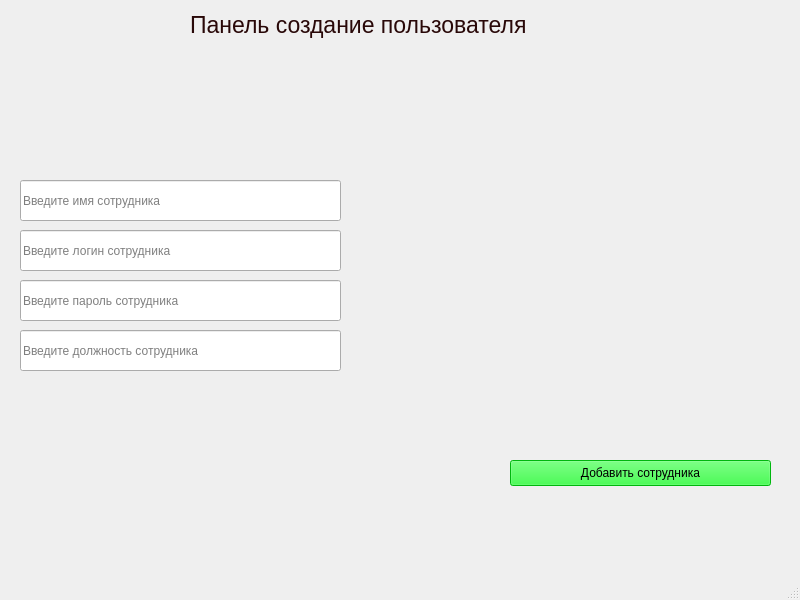
<?xml version="1.0" encoding="UTF-8"?>
<ui version="4.0">
 <class>AddUsersWindow</class>
 <widget class="QMainWindow" name="AddUsersWindow">
  <property name="geometry">
   <rect>
    <x>0</x>
    <y>0</y>
    <width>800</width>
    <height>600</height>
   </rect>
  </property>
  <property name="windowTitle">
   <string>MainWindow</string>
  </property>
  <widget class="QWidget" name="centralwidget">
   <widget class="QLabel" name="labelTitlWindow">
    <property name="enabled">
     <bool>false</bool>
    </property>
    <property name="geometry">
     <rect>
      <x>190</x>
      <y>0</y>
      <width>371</width>
      <height>51</height>
     </rect>
    </property>
    <property name="font">
     <font>
      <pointsize>17</pointsize>
     </font>
    </property>
    <property name="layoutDirection">
     <enum>Qt::LeftToRight</enum>
    </property>
    <property name="text">
     <string>&lt;html&gt;&lt;head/&gt;&lt;body&gt;&lt;p&gt;&lt;span style=&quot; color:#290808;&quot;&gt;Панель создание пользователя&lt;/span&gt;&lt;/p&gt;&lt;/body&gt;&lt;/html&gt;</string>
    </property>
   </widget>
   <widget class="QPushButton" name="pushButton_8">
    <property name="geometry">
     <rect>
      <x>510</x>
      <y>460</y>
      <width>261</width>
      <height>26</height>
     </rect>
    </property>
    <property name="styleSheet">
     <string notr="true">background-color: rgb(0, 255, 20);
</string>
    </property>
    <property name="text">
     <string>Добавить сотрудника</string>
    </property>
   </widget>
   <widget class="QLineEdit" name="lineEdit">
    <property name="geometry">
     <rect>
      <x>20</x>
      <y>180</y>
      <width>321</width>
      <height>41</height>
     </rect>
    </property>
    <property name="placeholderText">
     <string>Введите имя сотрудника</string>
    </property>
   </widget>
   <widget class="QLineEdit" name="lineEdit_2">
    <property name="geometry">
     <rect>
      <x>20</x>
      <y>230</y>
      <width>321</width>
      <height>41</height>
     </rect>
    </property>
    <property name="placeholderText">
     <string>Введите логин сотрудника</string>
    </property>
   </widget>
   <widget class="QLineEdit" name="lineEdit_3">
    <property name="geometry">
     <rect>
      <x>20</x>
      <y>280</y>
      <width>321</width>
      <height>41</height>
     </rect>
    </property>
    <property name="placeholderText">
     <string>Введите пароль сотрудника</string>
    </property>
   </widget>
   <widget class="QLineEdit" name="lineEdit_4">
    <property name="geometry">
     <rect>
      <x>20</x>
      <y>330</y>
      <width>321</width>
      <height>41</height>
     </rect>
    </property>
    <property name="placeholderText">
     <string>Введите должность сотрудника</string>
    </property>
   </widget>
  </widget>
  <widget class="QMenuBar" name="menubar">
   <property name="geometry">
    <rect>
     <x>0</x>
     <y>0</y>
     <width>800</width>
     <height>23</height>
    </rect>
   </property>
  </widget>
  <widget class="QStatusBar" name="statusbar"/>
 </widget>
 <resources/>
 <connections/>
</ui>
